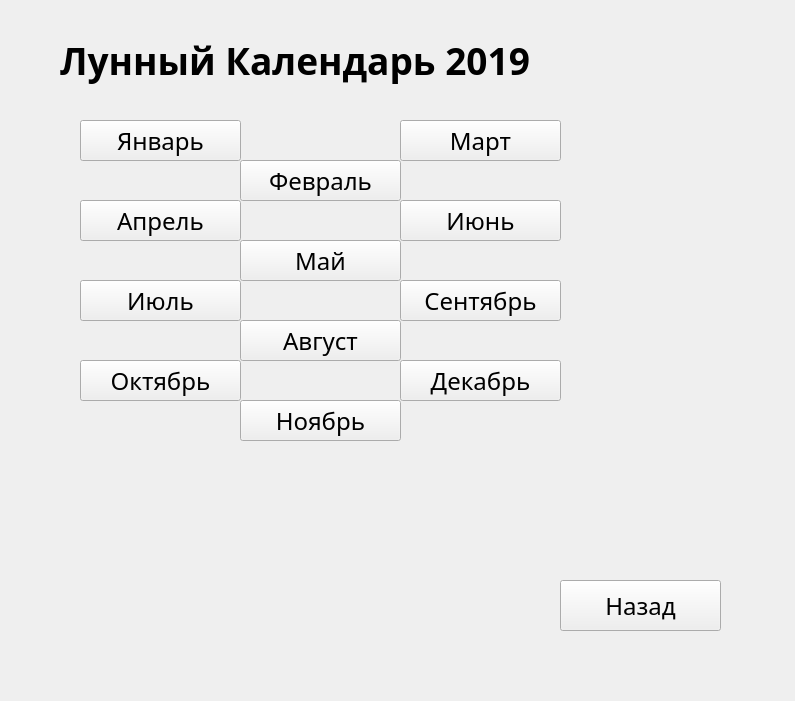
<?xml version="1.0" encoding="UTF-8"?>
<ui version="4.0">
 <class>Form</class>
 <widget class="QWidget" name="Form">
  <property name="geometry">
   <rect>
    <x>0</x>
    <y>0</y>
    <width>795</width>
    <height>701</height>
   </rect>
  </property>
  <property name="windowTitle">
   <string>Form</string>
  </property>
  <widget class="QLabel" name="label">
   <property name="geometry">
    <rect>
     <x>-570</x>
     <y>-390</y>
     <width>1631</width>
     <height>1111</height>
    </rect>
   </property>
   <property name="text">
    <string/>
   </property>
   <property name="pixmap">
    <pixmap>фон.png</pixmap>
   </property>
  </widget>
  <widget class="QLabel" name="label_2">
   <property name="geometry">
    <rect>
     <x>60</x>
     <y>0</y>
     <width>681</width>
     <height>121</height>
    </rect>
   </property>
   <property name="font">
    <font>
     <family>Segoe Print</family>
     <pointsize>28</pointsize>
     <weight>75</weight>
     <bold>true</bold>
    </font>
   </property>
   <property name="text">
    <string>Лунный Календарь 2019</string>
   </property>
  </widget>
  <widget class="QPushButton" name="mart">
   <property name="geometry">
    <rect>
     <x>400</x>
     <y>120</y>
     <width>161</width>
     <height>41</height>
    </rect>
   </property>
   <property name="font">
    <font>
     <family>Segoe Print</family>
     <pointsize>18</pointsize>
    </font>
   </property>
   <property name="text">
    <string>Март</string>
   </property>
  </widget>
  <widget class="QPushButton" name="september">
   <property name="geometry">
    <rect>
     <x>400</x>
     <y>280</y>
     <width>161</width>
     <height>41</height>
    </rect>
   </property>
   <property name="font">
    <font>
     <family>Segoe Print</family>
     <pointsize>18</pointsize>
    </font>
   </property>
   <property name="text">
    <string>Сентябрь</string>
   </property>
  </widget>
  <widget class="QPushButton" name="mai">
   <property name="geometry">
    <rect>
     <x>240</x>
     <y>240</y>
     <width>161</width>
     <height>41</height>
    </rect>
   </property>
   <property name="font">
    <font>
     <family>Segoe Print</family>
     <pointsize>18</pointsize>
    </font>
   </property>
   <property name="text">
    <string>Май</string>
   </property>
  </widget>
  <widget class="QPushButton" name="aprel">
   <property name="geometry">
    <rect>
     <x>80</x>
     <y>200</y>
     <width>161</width>
     <height>41</height>
    </rect>
   </property>
   <property name="font">
    <font>
     <family>Segoe Print</family>
     <pointsize>18</pointsize>
    </font>
   </property>
   <property name="text">
    <string>Апрель</string>
   </property>
  </widget>
  <widget class="QPushButton" name="july">
   <property name="geometry">
    <rect>
     <x>80</x>
     <y>280</y>
     <width>161</width>
     <height>41</height>
    </rect>
   </property>
   <property name="font">
    <font>
     <family>Segoe Print</family>
     <pointsize>18</pointsize>
    </font>
   </property>
   <property name="text">
    <string>Июль</string>
   </property>
  </widget>
  <widget class="QPushButton" name="june">
   <property name="geometry">
    <rect>
     <x>400</x>
     <y>200</y>
     <width>161</width>
     <height>41</height>
    </rect>
   </property>
   <property name="font">
    <font>
     <family>Segoe Print</family>
     <pointsize>18</pointsize>
    </font>
   </property>
   <property name="text">
    <string>Июнь</string>
   </property>
  </widget>
  <widget class="QPushButton" name="avgyst">
   <property name="geometry">
    <rect>
     <x>240</x>
     <y>320</y>
     <width>161</width>
     <height>41</height>
    </rect>
   </property>
   <property name="font">
    <font>
     <family>Segoe Print</family>
     <pointsize>18</pointsize>
    </font>
   </property>
   <property name="text">
    <string>Август</string>
   </property>
  </widget>
  <widget class="QPushButton" name="december">
   <property name="geometry">
    <rect>
     <x>400</x>
     <y>360</y>
     <width>161</width>
     <height>41</height>
    </rect>
   </property>
   <property name="font">
    <font>
     <family>Segoe Print</family>
     <pointsize>18</pointsize>
    </font>
   </property>
   <property name="text">
    <string>Декабрь</string>
   </property>
  </widget>
  <widget class="QPushButton" name="january">
   <property name="geometry">
    <rect>
     <x>80</x>
     <y>120</y>
     <width>161</width>
     <height>41</height>
    </rect>
   </property>
   <property name="font">
    <font>
     <family>Segoe Print</family>
     <pointsize>18</pointsize>
    </font>
   </property>
   <property name="text">
    <string>Январь</string>
   </property>
  </widget>
  <widget class="QPushButton" name="february">
   <property name="geometry">
    <rect>
     <x>240</x>
     <y>160</y>
     <width>161</width>
     <height>41</height>
    </rect>
   </property>
   <property name="font">
    <font>
     <family>Segoe Print</family>
     <pointsize>18</pointsize>
    </font>
   </property>
   <property name="text">
    <string>Февраль</string>
   </property>
  </widget>
  <widget class="QPushButton" name="october">
   <property name="geometry">
    <rect>
     <x>80</x>
     <y>360</y>
     <width>161</width>
     <height>41</height>
    </rect>
   </property>
   <property name="font">
    <font>
     <family>Segoe Print</family>
     <pointsize>18</pointsize>
    </font>
   </property>
   <property name="text">
    <string>Октябрь</string>
   </property>
  </widget>
  <widget class="QPushButton" name="november">
   <property name="geometry">
    <rect>
     <x>240</x>
     <y>400</y>
     <width>161</width>
     <height>41</height>
    </rect>
   </property>
   <property name="font">
    <font>
     <family>Segoe Print</family>
     <pointsize>18</pointsize>
    </font>
   </property>
   <property name="text">
    <string>Ноябрь</string>
   </property>
  </widget>
  <widget class="QPushButton" name="nazad">
   <property name="geometry">
    <rect>
     <x>560</x>
     <y>580</y>
     <width>161</width>
     <height>51</height>
    </rect>
   </property>
   <property name="font">
    <font>
     <family>Segoe Print</family>
     <pointsize>18</pointsize>
    </font>
   </property>
   <property name="text">
    <string>Назад</string>
   </property>
  </widget>
 </widget>
 <resources/>
 <connections/>
</ui>
